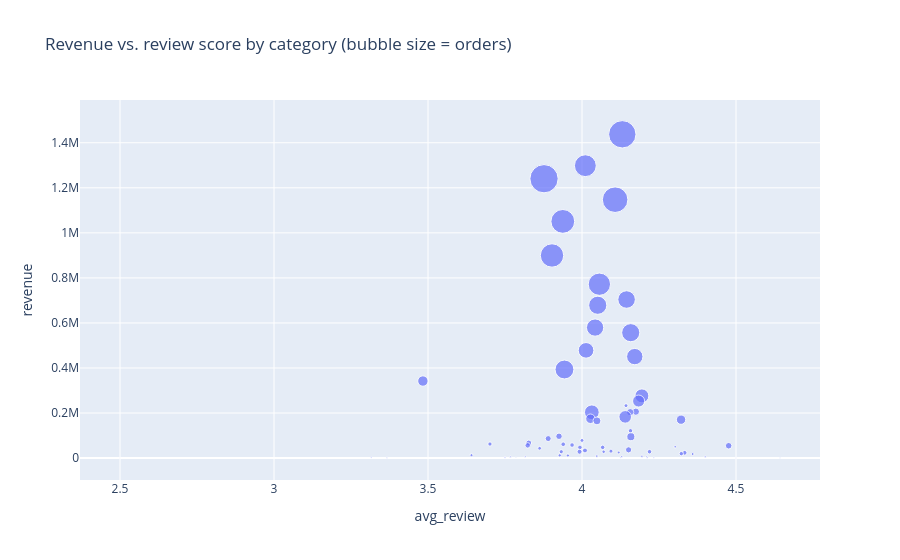

The notebook cell saved with this chart:
### Code cell
plot_df = cat_perf.dropna(subset=["avg_review"]).reset_index()
fig = px.scatter(plot_df, x="avg_review", y="revenue", size="orders",
                  hover_name="product_category_name_english",
                  title="Revenue vs. review score by category (bubble size = orders)")
fig.show()

### Figure 1 — Plotly figure (JSON) as saved in the notebook; plotly's stock layout.template omitted (floating-point values rounded to 4 significant figures)
{"data": [{"hovertemplate": "<b>%{hovertext}</b><br><br>avg_review=%{x}<br>revenue=%{y}<br>orders=%{marker.size}<extra></extra>", "hovertext": ["health_beauty", "watches_gifts", "bed_bath_table", "sports_leisure", "computers_accessories", "furniture_decor", "housewares", "cool_stuff", "auto", "garden_tools", "toys", "baby", "perfumery", "telephony", "office_furniture", "stationery", "pet_shop", "computers", "musical_instruments", "small_appliances", "electronics", "fashion_bags_accessories", "consoles_games", "luggage_accessories", "construction_tools_construction", "home_appliances_2", "home_construction", "home_appliances", "furniture_living_room", "agro_industry_and_commerce", "home_confort", "fixed_telephony", "air_conditioning", "kitchen_dining_laundry_garden_furniture", "audio", "books_general_interest", "small_appliances_home_oven_and_coffee", "industry_commerce_and_business", "construction_tools_lights", "construction_tools_safety", "food", "market_place", "costruction_tools_garden", "fashion_shoes", "art", "drinks", "signaling_and_security", "furniture_bedroom", "books_technical", "food_drink", "costruction_tools_tools", "fashion_male_clothing", "christmas_supplies", "fashion_underwear_beach", "tablets_printing_image", "cine_photo", "music", "furniture_mattress_and_upholstery", "dvds_blu_ray", "books_imported", "party_supplies", "fashio_female_clothing", "fashion_sport", "la_cuisine", "arts_and_craftmanship", "diapers_and_hygiene", "flowers", "home_comfort_2", "cds_dvds_musicals", "fashion_childrens_clothes", "security_and_services"], "legendgroup": "", "marker": {"color": "#636efa", "size": [8800, 5604, 9399, 7673, 6654, 6425, 5847, 3616, 3872, 3505, 3855, 2868, 3146, 4183, 1272, 2299, 1706, 181, 620, 622, 2543, 1858, 1054, 1030, 746, 231, 489, 762, 420, 182, 397, 214, 251, 246, 349, 505, 75, 235, 243, 165, 449, 279, 192, 238, 201, 296, 140, 95, 260, 225, 97, 111, 127, 121, 79, 65, 38, 38, 57, 53, 39, 39, 27, 13, 23, 26, 29, 24, 12, 8, 2], "sizemode": "area", "sizeref": 23.5, "symbol": "circle"}, "mode": "markers", "name": "", "orientation": "v", "showlegend": false, "type": "scatter", "x": [4.131, 4.011, 3.877, 4.108, 3.938, 3.903, 4.056, 4.145, 4.051, 4.043, 4.158, 4.013, 4.171, 3.943, 3.483, 4.194, 4.184, 4.143, 4.175, 4.156, 4.032, 4.14, 4.028, 4.322, 4.049, 4.157, 3.925, 4.159, 3.89, 4.0, 3.827, 3.701, 3.939, 3.968, 3.824, 4.476, 4.303, 4.067, 3.993, 3.862, 4.151, 4.01, 4.094, 4.219, 3.933, 3.992, 4.07, 4.119, 4.333, 4.322, 4.359, 3.641, 3.928, 3.954, 4.048, 4.194, 4.211, 3.816, 4.129, 4.4, 3.767, 3.75, 4.233, 3.786, 4.125, 3.316, 4.212, 3.367, 4.643, 4.5, 2.5], "xaxis": "x", "y": [1438000.0, 1298000.0, 1240000.0, 1147000.0, 1051000.0, 899600.0, 772000.0, 704100.0, 678600.0, 579500.0, 556800.0, 478300.0, 450600.0, 393300.0, 342100.0, 276200.0, 253200.0, 232800.0, 206000.0, 203700.0, 203400.0, 182900.0, 174600.0, 170500.0, 165200.0, 121100.0, 96830.0, 94770.0, 86560.0, 78370.0, 67070.0, 62410.0, 61440.0, 57910.0, 56370.0, 54660.0, 50190.0, 47550.0, 47510.0, 43420.0, 36500.0, 33690.0, 30780.0, 28250.0, 28200.0, 28100.0, 28020.0, 24660.0, 23380.0, 19610.0, 17930.0, 12890.0, 12010.0, 11460.0, 8755.0, 8190.0, 6725.0, 5999.0, 5804.0, 5410.0, 5313.0, 3425.0, 2698.0, 2389.0, 2184.0, 2101.0, 1599.0, 1171.0, 955.0, 665.4, 324.5], "yaxis": "y"}], "layout": {"legend": {"itemsizing": "constant", "tracegroupgap": 0}, "title": {"text": "Revenue vs. review score by category (bubble size = orders)"}, "xaxis": {"anchor": "y", "domain": [0.0, 1.0], "title": {"text": "avg_review"}}, "yaxis": {"anchor": "x", "domain": [0.0, 1.0], "title": {"text": "revenue"}}}}
